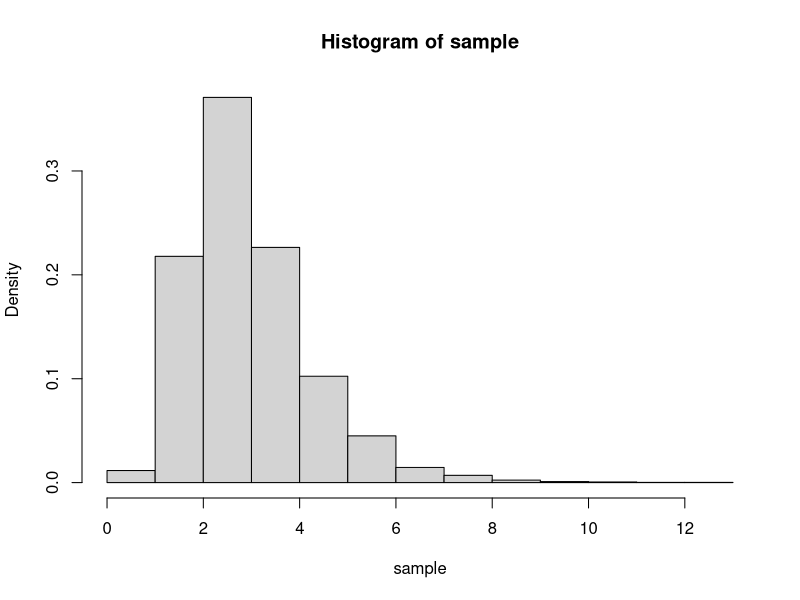

R code for this plot:
#______________________________________
# MATD46 - Estatística Computacional A
# Prof. Jalmar Carrasco
#______________________________________

# Maximização da função de verosimilhança

rEE <- function(n,theta){
  alpha <- theta[1]
  lambda <- theta[2]
  u <- runif(n,0,1)
  aux <- log(1-(u^(1/alpha)))
  x <- (-1/lambda)*aux
  return(x)
}

sample <- rEE(n=5000,theta=c(10,1))
hist(sample,prob=T)

dEE <- function(x,theta,log=FALSE){
  alpha <- theta[1]
  lambda <- theta[2]
  aux1 <- exp(-lambda*x)
  aux2 <- (1-aux1)^(alpha-1)
  fun <- alpha*lambda*aux1*aux2
  if(log==TRUE){return(log(fun))}else{return(fun)}
}

lvero.EE <- function(theta,x){
  alpha <- theta[1]
  lambda <- theta[2]
  func <- dEE(x=x,theta=theta,log=TRUE)
  return(-sum(func))
}

op <- optim(par=c(5,2),fn=lvero.EE,method="BFGS",x=sample)
